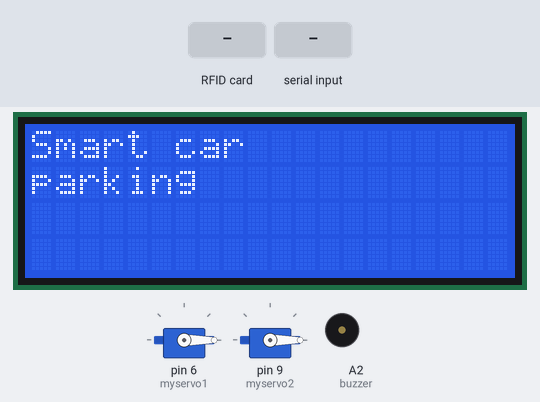
Simulated run of this sketch. Board: Arduino Uno, built with avr-gcc and run on an emulated ATmega328P. Shown: 2 × servo, 20×4 character LCD, buzzer (waves = sounding). The test bench sets the inputs (shaded band). What the sketch prints to the serial monitor is not drawn.

Above: at 6.4 s.
6.5 s: RFID card 5E 7A 19 C4 held to the reader
At 6.9 s:
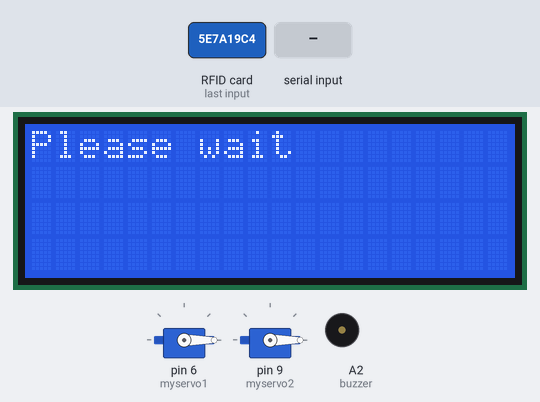
8.0 s: "1\n" received over Serial
At 8.8 s:
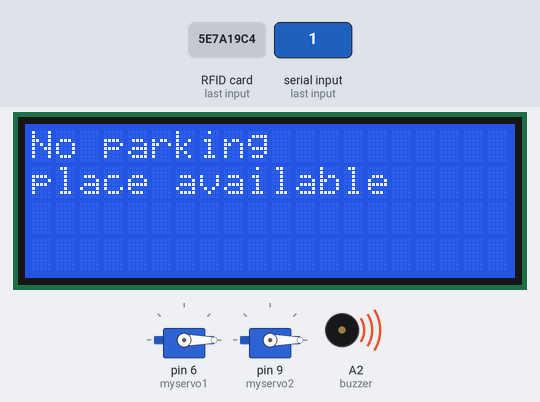
At 9.9 s:
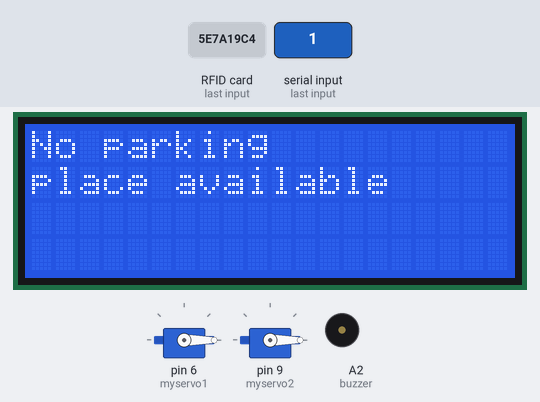
Timing chart, 0 to 11.4 s (numbered marks = the images above; inputs shaded):
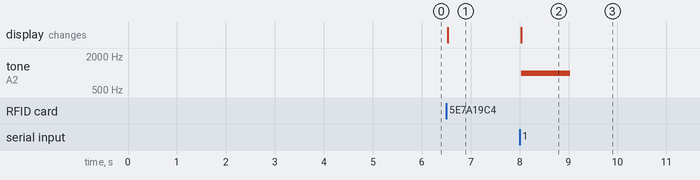

Measured:
- after the input at 6.5 s, the display: changes at once (image 1)
- after the input at 8.0 s, tone on A2 (buzzer): silent → 1000 Hz at once, → silent 1.0 s later; the display: changes at once (image 2)

The sketch:

codes.ino
```cpp
#include <ArduinoJson.h>
#include <SPI.h>
#include <MFRC522.h>
#include <Wire.h>
#include <LiquidCrystal_I2C.h>
#include <Servo.h>
#define SS_PIN 10
#define RST_PIN 9

Servo myservo1;
Servo myservo2;
MFRC522 mfrc522(SS_PIN, RST_PIN);  // Create MFRC522 instance.
#define red A1
#define buzzer A2
int pos = 0;

LiquidCrystal_I2C lcd(0x27, 20, 4);  // set the LCD address to 0x27 for a 16 chars and 2 line display
int enters = 0, balance = 0;
boolean getID();
int res = 0;
String tagID = "";
String data = "";

void setup() {
  myservo1.attach(6);
  myservo2.attach(9);
  lcd.init();
  lcd.init();
  SPI.begin();
  Serial.begin(9600);
  mfrc522.PCD_Init();
  lcd.backlight();
  lcd.clear();
  lcd.setCursor(0, 0);
  lcd.print("System starting");
  lcd.clear();
  lcd.setCursor(0, 0);
  lcd.print("Smart car");
  lcd.setCursor(0, 1);
  lcd.print("parking");
  myservo1.write(0);
  myservo2.write(0);
  delay(5000);
}

void loop() {
  stageone();
}

void stageone() {
  //insert data in array
  if (getID()) {
    sendData();
  }
}
boolean getID() {
  if (!mfrc522.PICC_IsNewCardPresent()) {
    return false;
  }
  if (!mfrc522.PICC_ReadCardSerial()) {
    return false;
  }
  tagID = "";
  for (uint8_t i = 0; i < 4; i++) {
    tagID.concat(String(mfrc522.uid.uidByte[i], HEX));
  }
  tagID.toUpperCase();
  mfrc522.PICC_HaltA();
  return true;
}

void sendData() {
  Serial.println("?card=" + tagID);
  lcd.clear();
  lcd.setCursor(0, 0);
  lcd.print("Please wait");
  delay(1000);
  while (1) {
    if (Serial.available() > 0) {
      data = Serial.readStringUntil('\n');
      Serial.println(data);

      StaticJsonDocument<96> doc;

      DeserializationError error = deserializeJson(doc, data);

      if (error) {

        return;
      }

      int in = doc["in"];                    // 1
      int b = doc["b"];                      // 0
      int p = doc["p"];                      // 0
      const char* balance = doc["balance"];  // "60"


      if (in == 0) {
        if (p == 1) {
          intake();
        } else {
          nospace();
        }
      } else {

        res = b;
        balance = balance;
        if (res == 0) {
          lowbalance();
        } else if (res == 1) {
          res = 0;
          balance = balance;
          lcd.clear();
          lcd.setCursor(0, 0);
          lcd.print("Balance:");
          lcd.print(balance);
          outertake();
        }
      }
    }
    delay(5);
  }
}


void intake() {
  lcd.clear();
  lcd.setCursor(2, 0);
  lcd.print("Welcome");
  for (pos = 0; pos <= 90; pos += 1) {
    myservo1.write(pos);
    delay(15);
  }
  delay(5000);
  for (pos = 90; pos >= 0; pos -= 1) {
    myservo1.write(pos);
    delay(15);
  }
  stageone();
}
void outertake() {
  lcd.setCursor(0, 1);
  lcd.print("Thank you");
  for (pos = 0; pos <= 90; pos += 1) {
    myservo2.write(pos);
    delay(15);
  }
  delay(5000);
  for (pos = 90; pos >= 0; pos -= 1) {
    myservo2.write(pos);
    delay(15);
  }
  stageone();
}
void nospace() {
  lcd.clear();
  lcd.setCursor(0, 0);
  lcd.print("No parking");
  lcd.setCursor(0, 1);
  lcd.print("place available");
  digitalWrite(red, HIGH);
  tone(buzzer, 1000, 1000);
  delay(3000);
  digitalWrite(red, LOW);
  stageone();
}
void lowbalance() {
  lcd.clear();
  lcd.setCursor(0, 0);
  lcd.print("Insufficient");
  lcd.setCursor(0, 1);
  lcd.print("funds");
  digitalWrite(red, HIGH);
  tone(buzzer, 1000, 1000);
  delay(3000);
  digitalWrite(red, LOW);
  stageone();
}
```
